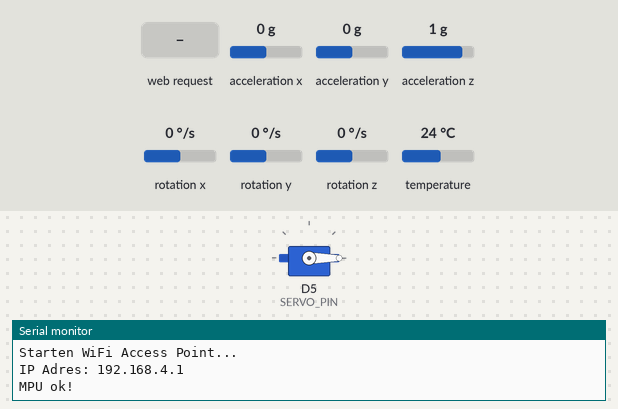
Bench run of a sketch on a simulated ESP8266 (Wemos D1 mini). Shown: servo, the last lines printed to the serial monitor. Inputs (shaded band) come from the test bench; at power-on: acceleration x 0 g, acceleration y 0 g, acceleration z 1 g, rotation x 0 °/s, rotation y 0 °/s, rotation z 0 °/s, temperature 24 °C.

Above: at 1.7 s.
1.8 s: HTTP request GET /panic received
At 3.0 s:
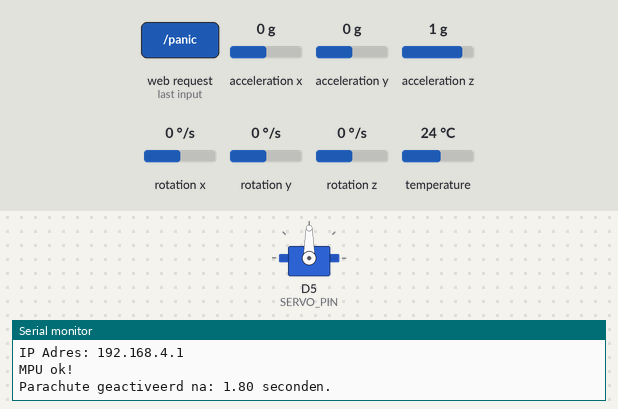
3.3 s: HTTP request GET /reset received
At 4.1 s:
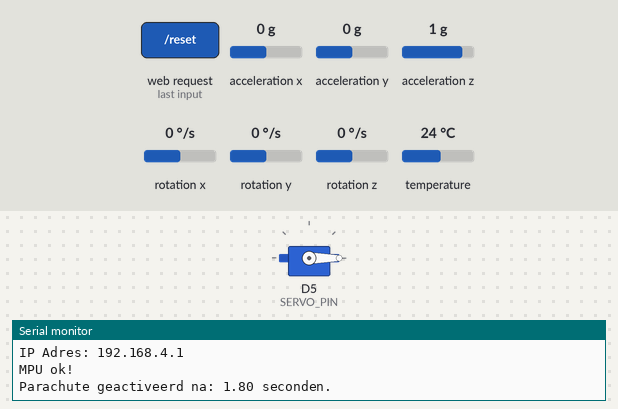
Timing chart, 0 to 6.3 s (numbered marks = the images above; inputs shaded):
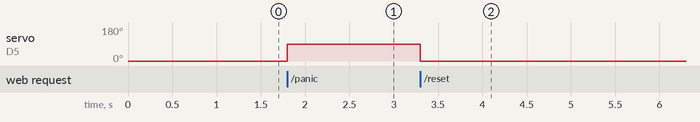

The sketch:

ControllerCodeWithoutOLED.ino
```cpp
// Waterraket parachute controller (WiFi Only Edition)
// Geschreven door WondrousWorkshop
// Hardware: Wemos D1 Mini V3, MPU6050, Wemos Battery Shield, MG90S servo.
// voor meer informatie zie de instructable: www.instructable.com/

#include <ESP8266WiFi.h>
#include <ESP8266WebServer.h>
#include <Wire.h>
#include <Servo.h>
#include <Adafruit_MPU6050.h>

#define SERVO_PIN D5
#define SERVO_GESLOTEN 0  // gesloten positie van de parachute servo
#define SERVO_OPEN 90     // open positie van de parachute servo
#define RESET_KNOP_PIN D3 //drukknop

Adafruit_MPU6050 mpu;
Servo parachuteServo;
ESP8266WebServer server(80);

enum vluchtstatus {
  status_op_platform, // staat stil op platform.
  status_vertrokken,  // piek in verticale g kracht, water levert druk en snelheid stijgt
  status_in_vlucht,   // in vlucht, water is op dus geen stuwing meer, snelheid daalt.
  status_parachute,   // parachute is geactiveerd.
};
vluchtstatus huidige_staat = status_op_platform;

float zWaarde = 0;
String mpuStatus = "OK";

// Finetunen van de fases gaat via de volgende drie waardes:
const float grenswaarde_lancering = 20.0; // Waarde is in m/s^2.  9,81 m/s^2 = 1G
const unsigned long parachutebuffer = 1000; // timer voordat de parachute ARMED is in ms
const float grenswaarde_parachute = 0; // 0 is perfecte vrije val (0G). Hierdoor opent de parachute onafhankelijk van rotatie.

float eindTijdParachute = 0.0; // onthoudt de duur van de vlucht.
unsigned long lanceerTijd = 0; // klok voor de parachutebuffer

//begin website-----------------------------------------------------------------------------------------------------------
const char PAGE_HTML[] PROGMEM = R"=====(
<!DOCTYPE html>
<html>
<head>
  <meta charset="UTF-8">
  <meta name="viewport" content="width=device-width, initial-scale=1">
  <title>Ground Control</title>
  <style>
    body { font-family: sans-serif; background-color: white; color: black; padding: 20px; }
    h1 { font-size: 24px; text-transform: uppercase; }
    .box { border: 2px solid black; padding: 15px; margin-bottom: 15px; max-width: 300px; }
    .waarde { font-size: 24px; font-weight: bold; display: block; margin-top: 5px; }
    button { background-color: white; color: black; font-size: 18px; font-weight: bold; padding: 20px; border: 4px solid black; cursor: pointer; width: 100%; max-width: 334px; margin-top: 10px; }
    button:active { background-color: black; color: white; }
  </style>
  <script>
    function haalData() {
      fetch('/data')
        .then(response => response.json())
        .then(data => {
          document.getElementById('mpu').innerText = data.mpu;
          document.getElementById('staat').innerText = data.staat;
          document.getElementById('tijd').innerText = data.tijd + " s";

          let wachttijd = 500;
          if (data.staat === "Lancering Detectie" || data.staat === "Coasting") {
             wachttijd = 2500;
          } else if (data.staat === "Parachute Open!") {
             wachttijd = 2000;
          }
          setTimeout(haalData, wachttijd);
        })
        .catch(() => {
          document.getElementById('staat').innerText = "Verbinden..";
          setTimeout(haalData, 1000);
        });
    }

    window.onload = haalData;

    function resetMissie() {
      if(confirm("Reset?")) {
        fetch('/reset');
      }
    }

    function noodParachute() {
      if(confirm("Parachute openen?")) {
        fetch('/panic');
      }
    }
</script>
</head>
<body>
  <h1>Ground Control</h1>

  <div class="box">Sensor status:<span id="mpu" class="waarde">Laden...</span></div>
  <div class="box">Vlucht status:<span id="staat" class="waarde">Laden...</span></div>
  <div class="box">Vlucht duur:<span id="tijd" class="waarde">0.00 s</span></div>

  <button onclick="noodParachute()">Activeer Parachute</button>
  <button onclick="resetMissie()" style="border-color: gray;">RESET</button>
</body>
</html>
)=====";
//einde website----------------

void setup() {
  Serial.begin(115200);
  parachuteServo.attach(SERVO_PIN);
  parachuteServo.write(SERVO_GESLOTEN);
  pinMode(RESET_KNOP_PIN, INPUT_PULLUP);

  delay (500);

  // --- Start Webserver ---
  Serial.println("\nStarten WiFi Access Point...");
  WiFi.softAP("Waterraket", "lancering");
  Serial.print("IP Adres: ");
  Serial.println(WiFi.softAPIP());

  server.on("/", []() { server.send(200, "text/html", PAGE_HTML); });
  server.on("/data", stuurData);

  server.on("/reset", []() {
    huidige_staat = status_op_platform;
    eindTijdParachute = 0;
    lanceerTijd = 0;
    parachuteServo.write(SERVO_GESLOTEN);
    server.send(200, "text/plain", "Gereset!");
  });

  server.on("/panic", []() {
    if(huidige_staat != status_parachute) {
      openParachute();
    }
    server.send(200, "text/plain", "Parachute geforceerd open!");
  });

  server.begin();

  // --- Start MPU6050 ---
  if (!mpu.begin()) {
    Serial.println("MPU6050 niet gevonden!");
    mpuStatus = "ERROR";
  } else {
    Serial.println("MPU ok!");
    mpuStatus = "OK";

    // MPU bereik instellen
    mpu.setAccelerometerRange(MPU6050_RANGE_16_G);
    mpu.setGyroRange(MPU6050_RANGE_500_DEG);
    mpu.setFilterBandwidth(MPU6050_BAND_21_HZ);
  }
} // end setup

void loop() {

  if (digitalRead(RESET_KNOP_PIN) == LOW) {
  delay(50); // noise filter
  if (digitalRead(RESET_KNOP_PIN) == LOW) {
    huidige_staat = status_op_platform;
    lanceerTijd = 0;
    eindTijdParachute = 0.0;
    parachuteServo.write(SERVO_GESLOTEN);
    Serial.println("Reset door knop");
    while(digitalRead(RESET_KNOP_PIN) == LOW) {
      delay(10);
    }
  }
}

  server.handleClient();
  sensors_event_t a, g, temp;
  mpu.getEvent(&a, &g, &temp);

  zWaarde = a.acceleration.z;

  switch (huidige_staat) {

    case status_op_platform:
      if (zWaarde > grenswaarde_lancering) {
        huidige_staat = status_vertrokken;
        lanceerTijd = millis();
      }
      break;

    case status_vertrokken:
      if (millis() - lanceerTijd > parachutebuffer) {
        huidige_staat = status_in_vlucht;
      }
      break;

    case status_in_vlucht:
      if (zWaarde < grenswaarde_parachute) {
        openParachute();
      }
      break;

    case status_parachute:
      // Wachten op ground control om de raket te vinden.
      break;
  }
}  // end loop

void openParachute(){
  parachuteServo.write(SERVO_OPEN);
  huidige_staat = status_parachute;
  eindTijdParachute = (millis() - lanceerTijd) / 1000.0;

  Serial.print("Parachute geactiveerd na: ");
  Serial.print(eindTijdParachute);
  Serial.println(" seconden.");
}

String getStaatNaam() {
  if(huidige_staat == status_op_platform) return "Op Platform";
  if(huidige_staat == status_vertrokken) return "Lancering Detectie";
  if(huidige_staat == status_in_vlucht) return "Coasting";
  if(huidige_staat == status_parachute) return "Parachute Open!";
  return "Onbekend";
}

void stuurData() {
  float weergaveTijd = 0.0;
  if (huidige_staat == status_vertrokken || huidige_staat == status_in_vlucht) {
    weergaveTijd = (millis() - lanceerTijd) / 1000.0;
  } else if (huidige_staat == status_parachute) {
    weergaveTijd = eindTijdParachute;
  }

  String json = "{";
  json += "\"mpu\":\"" + mpuStatus + "\",";
  json += "\"staat\":\"" + getStaatNaam() + "\",";
  json += "\"tijd\":\"" + String(weergaveTijd, 2) + "\"";
  json += "}";

  server.send(200, "application/json", json);
}
```

Measured:
- after the input at 1.8 s, servo on D5 (SERVO_PIN): 0° → 90° at once
- after the input at 3.3 s, servo on D5 (SERVO_PIN): 90° → 0° at once
